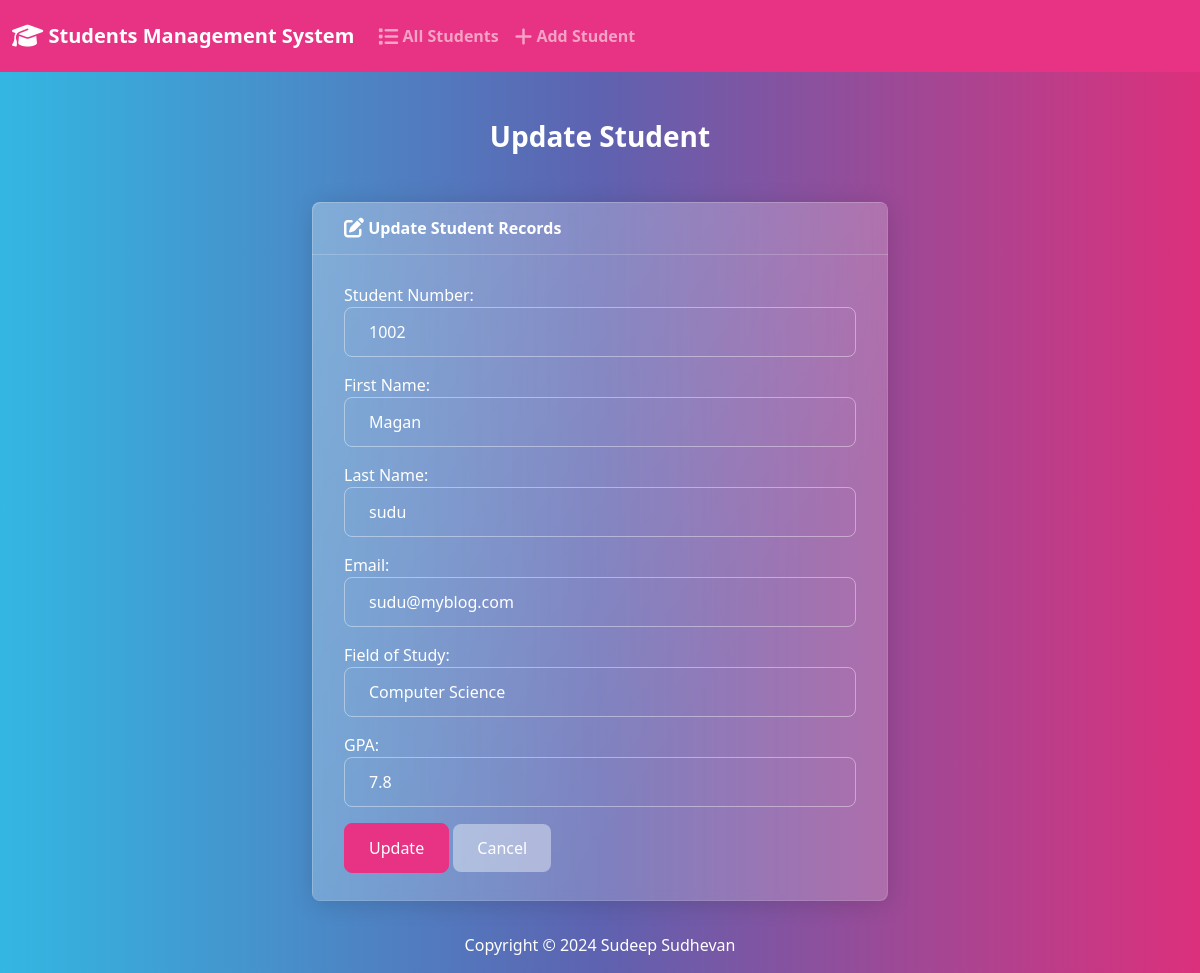
Page /edit/1/ on the committed database.
### student/models.py (models this page shows, shortened)
class Student(models.Model):
    student_number = models.PositiveIntegerField()
    first_name = models.CharField(max_length=50)
    last_name = models.CharField(max_length=50)
    email = models.EmailField(max_length=100)
    field_of_study = models.CharField(max_length=50)
    gpa = models.FloatField()

### student/views.py (the view)
# urls.py: path("edit/<int:id>/", views.edit, name="edit"),
def edit(request, id):
    if request.method == "POST":
        student = Student.objects.get(pk=id)
        form = StudentForm(request.POST, instance=student)
        if form.is_valid():
            form.save()
            return render(request, "edit.html", {"form": form, "success": True})
    else:
        student = Student.objects.get(pk=id)
        form = StudentForm(instance=student)
    return render(request, "edit.html", {"form": form})

### student/forms.py
class StudentForm(forms.ModelForm):
    class Meta:
        model = Student
        fields = [
            "student_number",
            "first_name",
            "last_name",
            "email",
            "field_of_study",
            "gpa",
        ]
        labels = {
            "student_number": "Student Number",
            "first_name": "First Name",
            "last_name": "Last Name",
            "email": "Email",
            "field_of_study": "Field of Study",
            "gpa": "GPA",
        }
        widgets = {
            "student_number": forms.NumberInput(attrs={"class": "form-control"}),
            "first_name": forms.TextInput(attrs={"class": "form-control"}),
            "last_name": forms.TextInput(attrs={"class": "form-control"}),
            "email": forms.EmailInput(attrs={"class": "form-control"}),
            "field_of_study": forms.TextInput(attrs={"class": "form-control"}),
            "gpa": forms.NumberInput(attrs={"class": "form-control"}),
        }

### templates/edit.html (shortened to what this page needs)
{% extends "base.html" %}
{% block content %}
<h3 class="text-center m-4">Update Student</h3>
{% if success %}
<div class="alert alert-success" role="alert">
    The student updated successfully.
    <a href="{% url 'home' %}" class="alert-link">Go to Home Page.</a>
</div>
{% else %}
<div class="row justify-content-center">
    <div class="col-6">
        <div class="card bg-secondary mb-3">
            <div class="card-header">
                <i class="fa-solid fa-pen-to-square fa-lg"></i> Update Student Records
            </div>
            <div class="card-body">
                <form action="" method="POST">
                    {{ form.as_p }}
                    <button type="submit" class="btn btn-primary">Update</button>
                    <a href="{% url 'home' %}" class="btn btn-secondary">Cancel</a>
                </form>
            </div>
        </div>
    </div>
</div>
{% endif %}
{% endblock %}

### rows in the picture
Student: student_number "1002", first_name "Magan", last_name "sudu", email "sudu@myblog.com", field_of_study "Computer Science", gpa "7.8"
